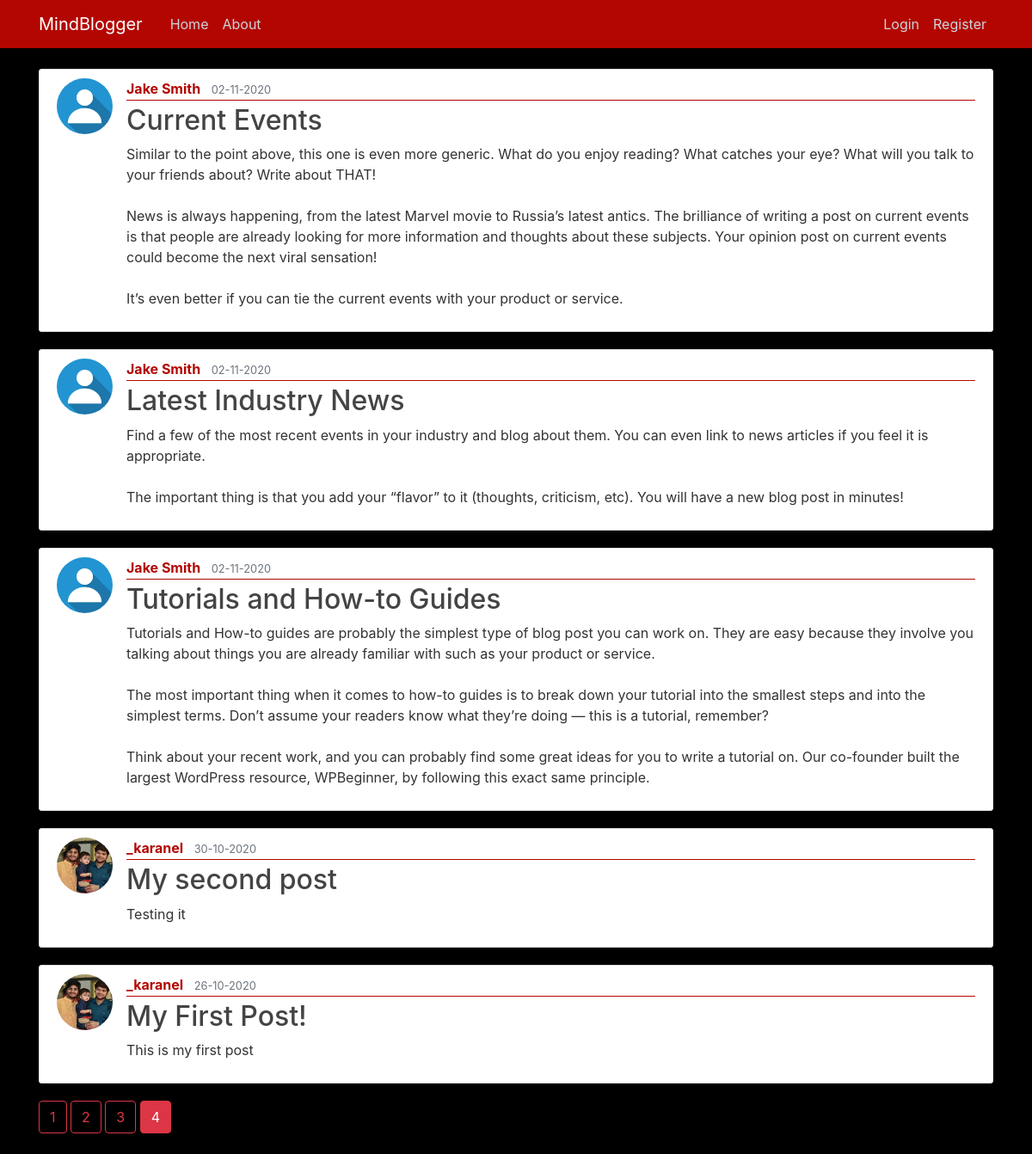
/home?page=4, run on the app's committed database.
### flask_blog/models.py (models this page shows, shortened)
class Post(db.Model):
    id = db.Column(db.Integer, primary_key=True)
    title = db.Column(db.String(100), nullable=False)
    date_posted = db.Column(db.DateTime, nullable=False, default=datetime.utcnow)
    content = db.Column(db.Text, nullable=False)
    user_id = db.Column(db.Integer, db.ForeignKey('user.id'), nullable=False)

class User(db.Model, UserMixin):
    id = db.Column(db.Integer, primary_key=True)
    username = db.Column(db.String(20), unique=True, nullable=False)
    email = db.Column(db.String(120), unique=True, nullable=False)
    image_file = db.Column(db.String(20), nullable=False, default='default.jpg')
    password = db.Column(db.String(60), nullable=False)
    posts = db.relationship('Post', backref='author', lazy=True)

### flask_blog/main/routes.py (the view)
@main.route('/')
@main.route('/home')
def home():
    page = request.args.get('page', 1, type=int)
    posts = Post.query.order_by(Post.date_posted.desc()).paginate(page=page, per_page=5)
    return render_template("home.html",posts=posts)

### flask_blog/templates/home.html
{% extends "layout.html" %}
{% block content %}
    {% for post in posts.items %}
        <article class="media content-section">
          <img class="rounded-circle article-img" src="{{ url_for('static', filename='profile_pics/' + post.author.image_file) }}">
          <div class="media-body">
            <div class="article-metadata">
              <a class="mr-2" href="{{ url_for('users.user_posts', username=post.author.username) }}">{{ post.author.username }}</a>
              <small class="text-muted">{{ post.date_posted.strftime('%d-%m-%Y') }}</small>
            </div>
            <h2><a class="article-title" href="{{ url_for('posts.post', post_id=post.id) }}">{{ post.title }}</a></h2>
            <p class="article-content">{{ post.content }}</p>
          </div>
        </article>
    {% endfor %}
    {% for page_num in posts.iter_pages(left_edge=2, right_edge=2, left_current=1, right_current=3) %}
      {% if page_num %}
        {% if posts.page==page_num %}
          <a class="btn btn-danger mb-4" href="{{ url_for('main.home', page=page_num) }}">{{ page_num }}</a>
        {% else %}
          <a class="btn btn-outline-danger mb-4" href="{{ url_for('main.home', page=page_num) }}">{{ page_num }}</a>
        {% endif %}
      {% else %}
        ...
      {% endif %}
    {% endfor %}
{% endblock content %}

### flask_blog/static/main.css (style rules this page uses)
body { background: #000; color: #333333; margin-top: 5rem; }
h1, h2, h3, h4, h5, h6 { color: #444444; }
.content-section { background: #ffffff; padding: 10px 20px; border: 1px solid #dddddd; border-radius: 3px; margin-bottom: 20px; }
.article-title { color: #444444; }
.article-content { white-space: pre-line; }
.article-img { height: 65px; width: 65px; margin-right: 16px; }
.article-metadata { padding-bottom: 1px; margin-bottom: 4px; border-bottom: 1px solid #b30600; }
.article-metadata a { color: #b30600; font-weight: bold; }

### data on the page
Post: image_file (placeholder picture), author.username "Jake Smith", date_posted "02-11-2020", title "Current Events", content "Similar to the point above, this one is even more generic. What do you enjoy reading? What catches your eye? What will you talk to your friends about? Write about THAT! News is always happening, from the latest Marvel movie to Russia’s latest antics. The brilliance of writing a post on current events is that people are already looking for more information and thoughts about these subjects. Your opinion post on current events could become the next viral sensation! It’s even better if you can tie the current events with your product or service."
Post: image_file (placeholder picture), author.username "Jake Smith", date_posted "02-11-2020", title "Latest Industry News", content "Find a few of the most recent events in your industry and blog about them. You can even link to news articles if you feel it is appropriate. The important thing is that you add your “flavor” to it (thoughts, criticism, etc). You will have a new blog post in minutes!"
Post: image_file (placeholder picture), author.username "Jake Smith", date_posted "02-11-2020", title "Tutorials and How-to Guides", content "Tutorials and How-to guides are probably the simplest type of blog post you can work on. They are easy because they involve you talking about things you are already familiar with such as your product or service. The most important thing when it comes to how-to guides is to break down your tutorial into the smallest steps and into the simplest terms. Don’t assume your readers know what they’re doing — this is a tutorial, remember? Think about your recent work, and you can probably find some great ideas for you to write a tutorial on. Our co-founder built the largest WordPress resource, WPBeginner, by following this exact same principle."
Post: image_file (picture), author.username "_karanel", date_posted "30-10-2020", title "My second post", content "Testing it"
Post: image_file (picture), author.username "_karanel", date_posted "26-10-2020", title "My First Post!", content "This is my first post"

### other printed values
{{ page_num }} "1" "2" "3"
{{ page_num }} "4"
